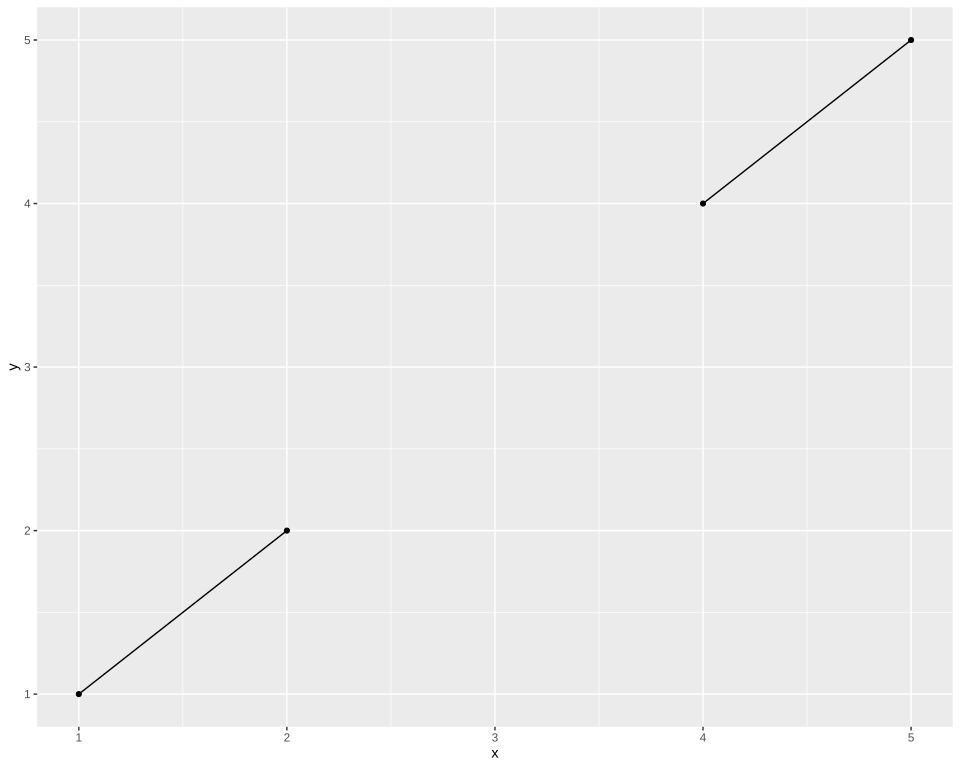

Write the R code that produced this figure.
# The plot test/golden/line_missing.svg draws, drawn by ggplot2 itself, as ggplot2's own visual
# tests draw their snapshots: the independent check on that golden whenever it changes. The suite
# never runs this; it needs R, ggplot2 and vdiffr, saved as the Docker image giggly-r:ggplot2-4.0.3.
# From the repository's root:
#
#   docker run --rm -v "$PWD/test/golden":/golden:ro giggly-r:ggplot2-4.0.3 \
#     Rscript /golden/line_missing.R > line_missing.ggplot2.svg
#
# and compare the two drawings element by element, as test/golden/point.R describes, lines
# included:
#
#   elements() { grep -E "^<(rect x|circle|polygon|polyline|line |text)" "$1" |
#     sed -e 's/font-family: [^;]*;//' -e 's/ stroke: #000000;//' -e 's/ fill: none;//'; }
#   diff <(elements line_missing.ggplot2.svg) <(elements test/golden/line_missing.svg)
#
# The "Missing values break a line" example on ggplot2's geom_path reference page: five points and
# a line through them, its third y missing, so the line is two polylines, each opaque, black and
# 0.5 mm wide with square-cut ends, and the point with no y is not drawn. First checked with
# ggplot2 4.0.3 and vdiffr 1.0.9: every element and clip path matches but svglite's around the
# whole drawing, and the one departure is test/golden/point.R's, the x axis drawn before the y.

library(ggplot2)

df <- data.frame(x = 1:5, y = c(1, 2, NA, 4, 5))
plot <- ggplot(df, aes(x, y)) + geom_point() + geom_line() + theme_gray()

file <- tempfile(fileext = ".svg")
vdiffr::write_svg(plot, file)
cat(readLines(file), sep = "\n")
